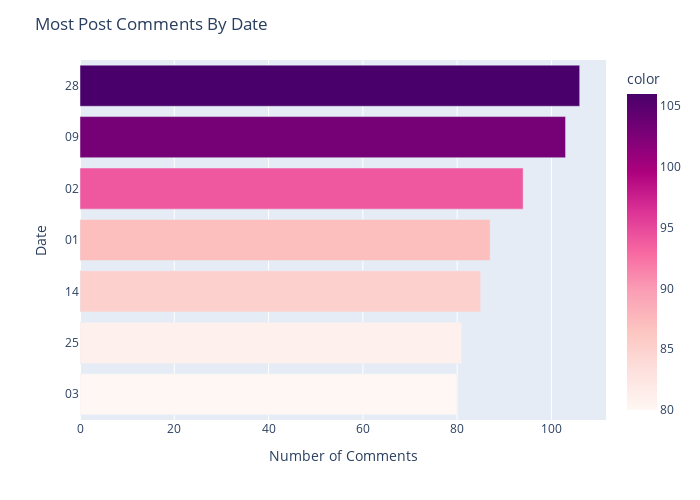

Write notebook code for a chart like this one.
### Markdown cell above
- Most Comments by Month

### Code cell
def commentsByDate(dfTimestampParsed):
    by_day = dfTimestampParsed['day'].value_counts().head(7).sort_values(ascending = True)
    fig = px.bar(by_day, orientation='h', color= by_day, color_continuous_scale='rdpu')
    fig.update_layout(
        title = "Most Post Comments By Date",
        autosize=False,
        width=700,
        height=500,
        yaxis_title="Date", 
        xaxis_title="Number of Comments"
        )
    fig.show()

commentsByDate(dfTimestampParsed)

### Figure 1 — Plotly figure (JSON) as saved in the notebook; plotly's stock layout.template omitted (floating-point values rounded to 4 significant figures)
{"data": [{"alignmentgroup": "True", "hovertemplate": "value=%{x}<br>index=%{y}<br>color=%{marker.color}<extra></extra>", "legendgroup": "", "marker": {"color": [80, 81, 85, 87, 94, 103, 106], "coloraxis": "coloraxis", "pattern": {"shape": ""}}, "name": "", "offsetgroup": "", "orientation": "h", "showlegend": false, "textposition": "auto", "type": "bar", "x": [80, 81, 85, 87, 94, 103, 106], "xaxis": "x", "y": ["03", "25", "14", "01", "02", "09", "28"], "yaxis": "y"}], "layout": {"autosize": false, "barmode": "relative", "coloraxis": {"colorbar": {"title": {"text": "color"}}, "colorscale": [[0, "rgb(255,247,243)"], [0.125, "rgb(253,224,221)"], [0.25, "rgb(252,197,192)"], [0.375, "rgb(250,159,181)"], [0.5, "rgb(247,104,161)"], [0.625, "rgb(221,52,151)"], [0.75, "rgb(174,1,126)"], [0.875, "rgb(122,1,119)"], [1, "rgb(73,0,106)"]]}, "height": 500, "legend": {"tracegroupgap": 0}, "margin": {"t": 60}, "title": {"text": "Most Post Comments By Date"}, "width": 700, "xaxis": {"anchor": "y", "domain": [0, 1], "title": {"text": "Number of Comments"}}, "yaxis": {"anchor": "x", "domain": [0, 1], "title": {"text": "Date"}}}}
